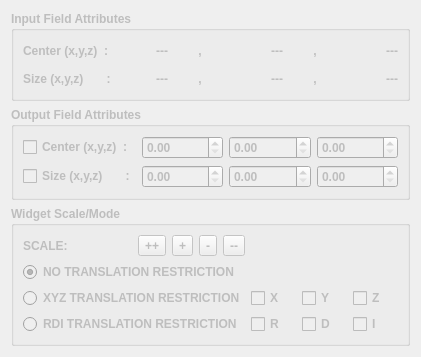
<?xml version="1.0" encoding="UTF-8"?>
<ui version="4.0">
 <class>EditMeshBoundingBox</class>
 <widget class="QDialog" name="EditMeshBoundingBox">
  <property name="geometry">
   <rect>
    <x>0</x>
    <y>0</y>
    <width>421</width>
    <height>357</height>
   </rect>
  </property>
  <property name="minimumSize">
   <size>
    <width>421</width>
    <height>357</height>
   </size>
  </property>
  <property name="windowTitle">
   <string>Dialog</string>
  </property>
  <layout class="QVBoxLayout" name="verticalLayout">
   <item>
    <widget class="QGroupBox" name="groupBox">
     <property name="enabled">
      <bool>false</bool>
     </property>
     <property name="font">
      <font>
       <weight>75</weight>
       <bold>true</bold>
      </font>
     </property>
     <property name="title">
      <string>Input Field Attributes</string>
     </property>
     <layout class="QGridLayout" name="gridLayout">
      <item row="0" column="0">
       <widget class="QLabel" name="label_2">
        <property name="font">
         <font>
          <weight>75</weight>
          <bold>true</bold>
         </font>
        </property>
        <property name="text">
         <string>Center (x,y,z)  :</string>
        </property>
       </widget>
      </item>
      <item row="0" column="1">
       <widget class="QLabel" name="inputCenterXLabel_">
        <property name="font">
         <font>
          <weight>75</weight>
          <bold>true</bold>
         </font>
        </property>
        <property name="text">
         <string>---</string>
        </property>
        <property name="alignment">
         <set>Qt::AlignRight|Qt::AlignTrailing|Qt::AlignVCenter</set>
        </property>
       </widget>
      </item>
      <item row="0" column="2">
       <widget class="QLabel" name="label_4">
        <property name="font">
         <font>
          <weight>75</weight>
          <bold>true</bold>
         </font>
        </property>
        <property name="text">
         <string>,</string>
        </property>
        <property name="alignment">
         <set>Qt::AlignCenter</set>
        </property>
       </widget>
      </item>
      <item row="0" column="3">
       <widget class="QLabel" name="inputCenterYLabel_">
        <property name="font">
         <font>
          <weight>75</weight>
          <bold>true</bold>
         </font>
        </property>
        <property name="text">
         <string>---</string>
        </property>
        <property name="alignment">
         <set>Qt::AlignRight|Qt::AlignTrailing|Qt::AlignVCenter</set>
        </property>
       </widget>
      </item>
      <item row="0" column="4">
       <widget class="QLabel" name="label_5">
        <property name="font">
         <font>
          <weight>75</weight>
          <bold>true</bold>
         </font>
        </property>
        <property name="text">
         <string>,</string>
        </property>
        <property name="alignment">
         <set>Qt::AlignCenter</set>
        </property>
       </widget>
      </item>
      <item row="0" column="5">
       <widget class="QLabel" name="inputCenterZLabel_">
        <property name="font">
         <font>
          <weight>75</weight>
          <bold>true</bold>
         </font>
        </property>
        <property name="text">
         <string>---</string>
        </property>
        <property name="alignment">
         <set>Qt::AlignRight|Qt::AlignTrailing|Qt::AlignVCenter</set>
        </property>
       </widget>
      </item>
      <item row="1" column="0">
       <widget class="QLabel" name="label_3">
        <property name="font">
         <font>
          <weight>75</weight>
          <bold>true</bold>
         </font>
        </property>
        <property name="text">
         <string>Size (x,y,z)       :</string>
        </property>
       </widget>
      </item>
      <item row="1" column="1">
       <widget class="QLabel" name="inputSizeXLabel_">
        <property name="font">
         <font>
          <weight>75</weight>
          <bold>true</bold>
         </font>
        </property>
        <property name="text">
         <string>---</string>
        </property>
        <property name="alignment">
         <set>Qt::AlignRight|Qt::AlignTrailing|Qt::AlignVCenter</set>
        </property>
       </widget>
      </item>
      <item row="1" column="2">
       <widget class="QLabel" name="label_6">
        <property name="font">
         <font>
          <weight>75</weight>
          <bold>true</bold>
         </font>
        </property>
        <property name="text">
         <string>,</string>
        </property>
        <property name="alignment">
         <set>Qt::AlignCenter</set>
        </property>
       </widget>
      </item>
      <item row="1" column="3">
       <widget class="QLabel" name="inputSizeYLabel_">
        <property name="font">
         <font>
          <weight>75</weight>
          <bold>true</bold>
         </font>
        </property>
        <property name="text">
         <string>---</string>
        </property>
        <property name="alignment">
         <set>Qt::AlignRight|Qt::AlignTrailing|Qt::AlignVCenter</set>
        </property>
       </widget>
      </item>
      <item row="1" column="4">
       <widget class="QLabel" name="label_7">
        <property name="font">
         <font>
          <weight>75</weight>
          <bold>true</bold>
         </font>
        </property>
        <property name="text">
         <string>,</string>
        </property>
        <property name="alignment">
         <set>Qt::AlignCenter</set>
        </property>
       </widget>
      </item>
      <item row="1" column="5">
       <widget class="QLabel" name="inputSizeZLabel_">
        <property name="font">
         <font>
          <weight>75</weight>
          <bold>true</bold>
         </font>
        </property>
        <property name="text">
         <string>---</string>
        </property>
        <property name="alignment">
         <set>Qt::AlignRight|Qt::AlignTrailing|Qt::AlignVCenter</set>
        </property>
       </widget>
      </item>
     </layout>
    </widget>
   </item>
   <item>
    <widget class="QGroupBox" name="groupBox_2">
     <property name="enabled">
      <bool>false</bool>
     </property>
     <property name="font">
      <font>
       <weight>75</weight>
       <bold>true</bold>
      </font>
     </property>
     <property name="title">
      <string>Output Field Attributes</string>
     </property>
     <layout class="QGridLayout" name="gridLayout_2">
      <item row="0" column="0">
       <widget class="QCheckBox" name="useOutputCenterCheckBox_">
        <property name="font">
         <font>
          <weight>75</weight>
          <bold>true</bold>
         </font>
        </property>
        <property name="text">
         <string>Center (x,y,z)  :</string>
        </property>
       </widget>
      </item>
      <item row="0" column="1">
       <widget class="QDoubleSpinBox" name="outputCenterXSpinBox_"/>
      </item>
      <item row="0" column="2">
       <widget class="QDoubleSpinBox" name="outputCenterYSpinBox_"/>
      </item>
      <item row="0" column="3">
       <widget class="QDoubleSpinBox" name="outputCenterZSpinBox_"/>
      </item>
      <item row="1" column="0">
       <widget class="QCheckBox" name="useOutputSizeCheckBox_">
        <property name="font">
         <font>
          <weight>75</weight>
          <bold>true</bold>
         </font>
        </property>
        <property name="text">
         <string>Size (x,y,z)       :</string>
        </property>
       </widget>
      </item>
      <item row="1" column="1">
       <widget class="QDoubleSpinBox" name="outputSizeXSpinBox_"/>
      </item>
      <item row="1" column="2">
       <widget class="QDoubleSpinBox" name="outputSizeYSpinBox_"/>
      </item>
      <item row="1" column="3">
       <widget class="QDoubleSpinBox" name="outputSizeZSpinBox_"/>
      </item>
     </layout>
    </widget>
   </item>
   <item>
    <widget class="QGroupBox" name="groupBox_3">
     <property name="enabled">
      <bool>false</bool>
     </property>
     <property name="font">
      <font>
       <weight>75</weight>
       <bold>true</bold>
      </font>
     </property>
     <property name="title">
      <string>Widget Scale/Mode</string>
     </property>
     <layout class="QGridLayout" name="gridLayout_3">
      <item row="0" column="0">
       <layout class="QHBoxLayout" name="horizontalLayout">
        <item>
         <widget class="QLabel" name="label">
          <property name="text">
           <string>SCALE:</string>
          </property>
         </widget>
        </item>
        <item>
         <widget class="QToolButton" name="doubleUpScaleToolButton_">
          <property name="text">
           <string>++</string>
          </property>
         </widget>
        </item>
        <item>
         <widget class="QToolButton" name="upScaleToolButton_">
          <property name="text">
           <string>+</string>
          </property>
         </widget>
        </item>
        <item>
         <widget class="QToolButton" name="downScaleToolButton_">
          <property name="text">
           <string>-</string>
          </property>
         </widget>
        </item>
        <item>
         <widget class="QToolButton" name="doubleDownScaleToolButton_">
          <property name="text">
           <string>--</string>
          </property>
         </widget>
        </item>
       </layout>
      </item>
      <item row="1" column="0">
       <widget class="QRadioButton" name="noTranslationRadioButton_">
        <property name="text">
         <string>NO TRANSLATION RESTRICTION</string>
        </property>
        <property name="checked">
         <bool>true</bool>
        </property>
       </widget>
      </item>
      <item row="2" column="0">
       <widget class="QRadioButton" name="xyzTranslationRadioButton_">
        <property name="text">
         <string>XYZ TRANSLATION RESTRICTION</string>
        </property>
       </widget>
      </item>
      <item row="2" column="1">
       <widget class="QCheckBox" name="restrictXCheckBox_">
        <property name="text">
         <string>X</string>
        </property>
       </widget>
      </item>
      <item row="2" column="2">
       <widget class="QCheckBox" name="restrictYCheckBox_">
        <property name="text">
         <string>Y</string>
        </property>
       </widget>
      </item>
      <item row="2" column="3">
       <widget class="QCheckBox" name="restrictZCheckBox_">
        <property name="text">
         <string>Z</string>
        </property>
       </widget>
      </item>
      <item row="3" column="0">
       <widget class="QRadioButton" name="rdiTranslationRadioButton_">
        <property name="text">
         <string>RDI TRANSLATION RESTRICTION</string>
        </property>
       </widget>
      </item>
      <item row="3" column="1">
       <widget class="QCheckBox" name="restrictRCheckBox_">
        <property name="text">
         <string>R</string>
        </property>
       </widget>
      </item>
      <item row="3" column="2">
       <widget class="QCheckBox" name="restrictDCheckBox_">
        <property name="text">
         <string>D</string>
        </property>
       </widget>
      </item>
      <item row="3" column="3">
       <widget class="QCheckBox" name="restrictICheckBox_">
        <property name="text">
         <string>I</string>
        </property>
       </widget>
      </item>
     </layout>
    </widget>
   </item>
  </layout>
 </widget>
 <resources/>
 <connections/>
</ui>
